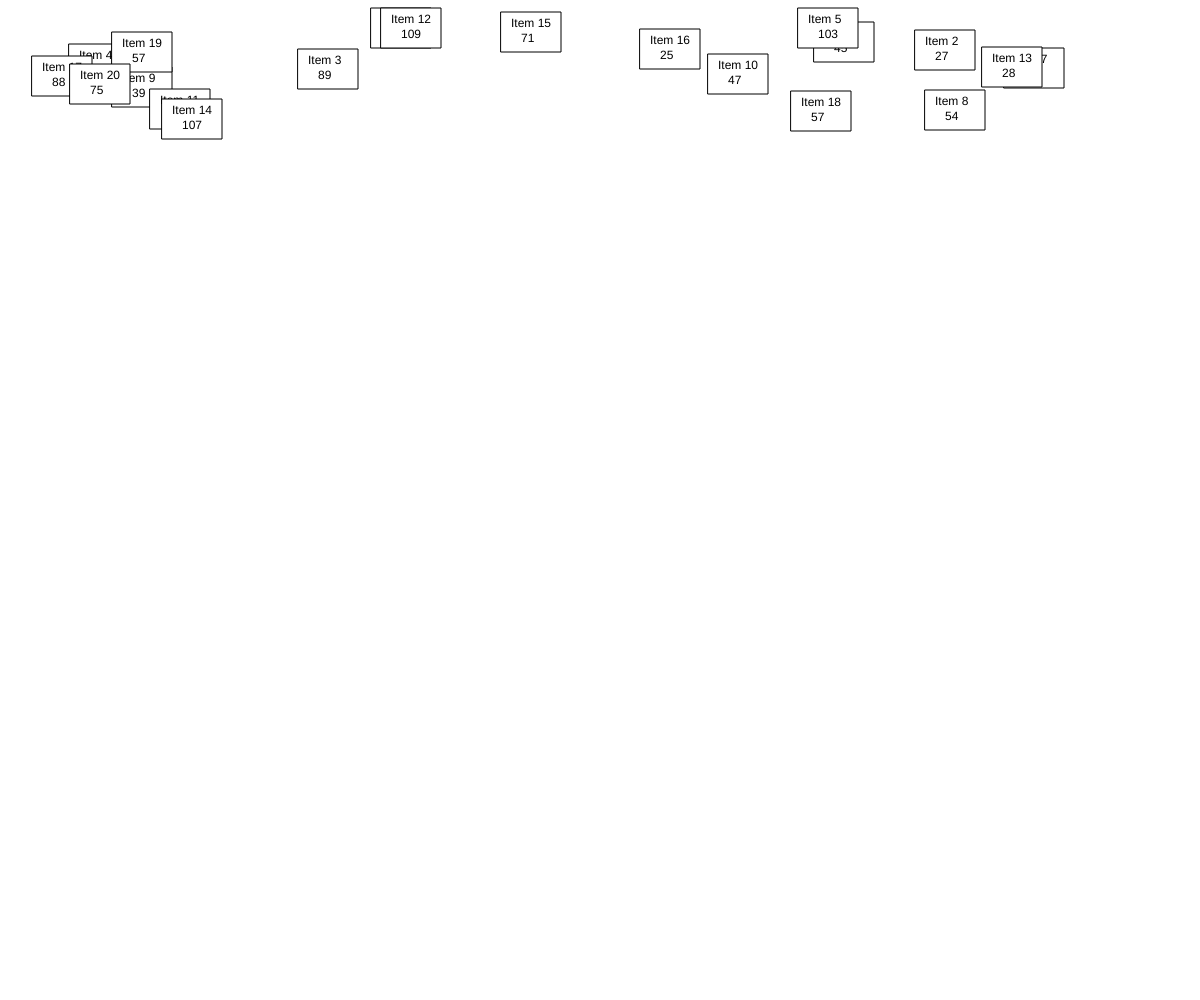
Frame 1 (no input)
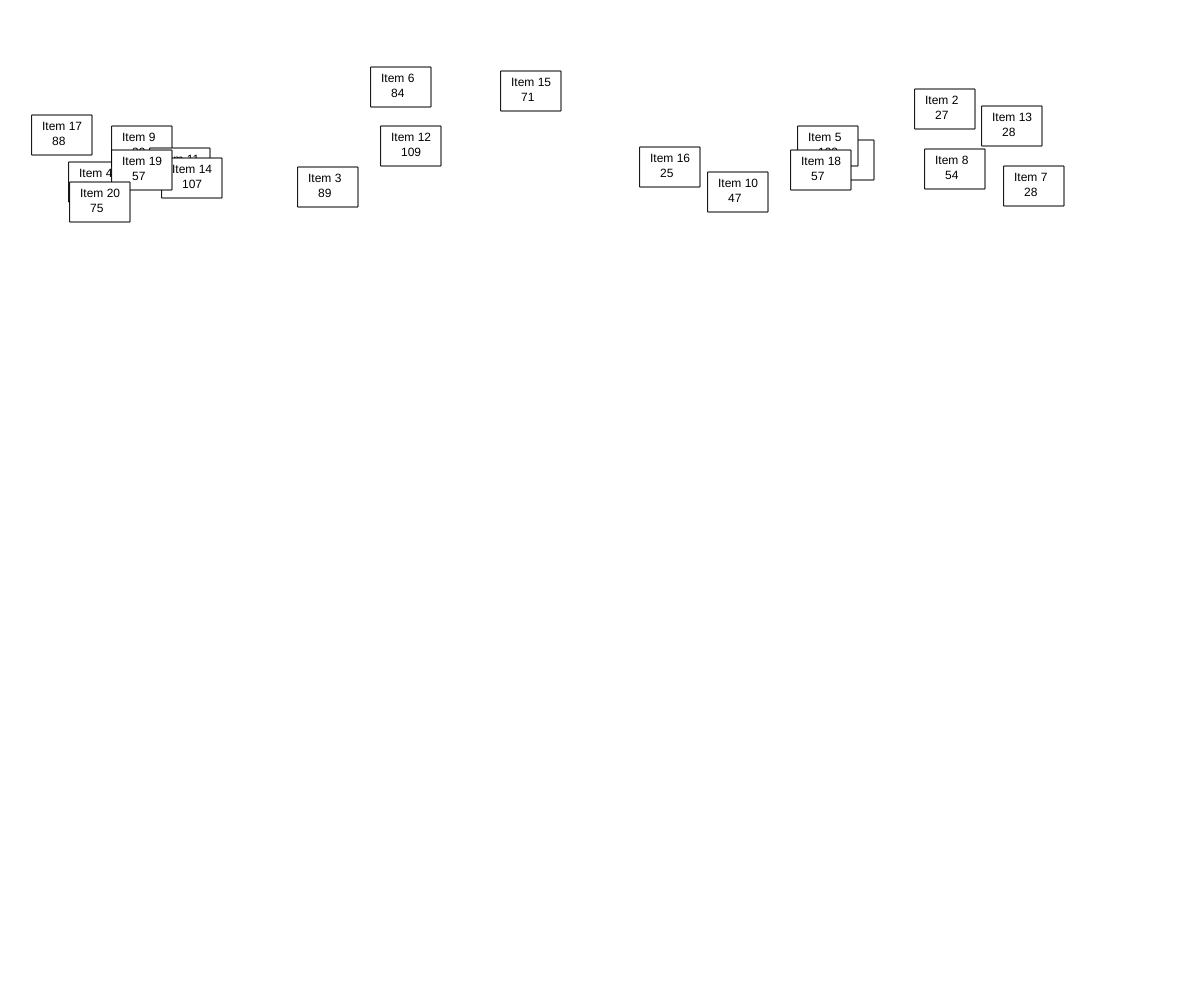
Frame 60 (no input)
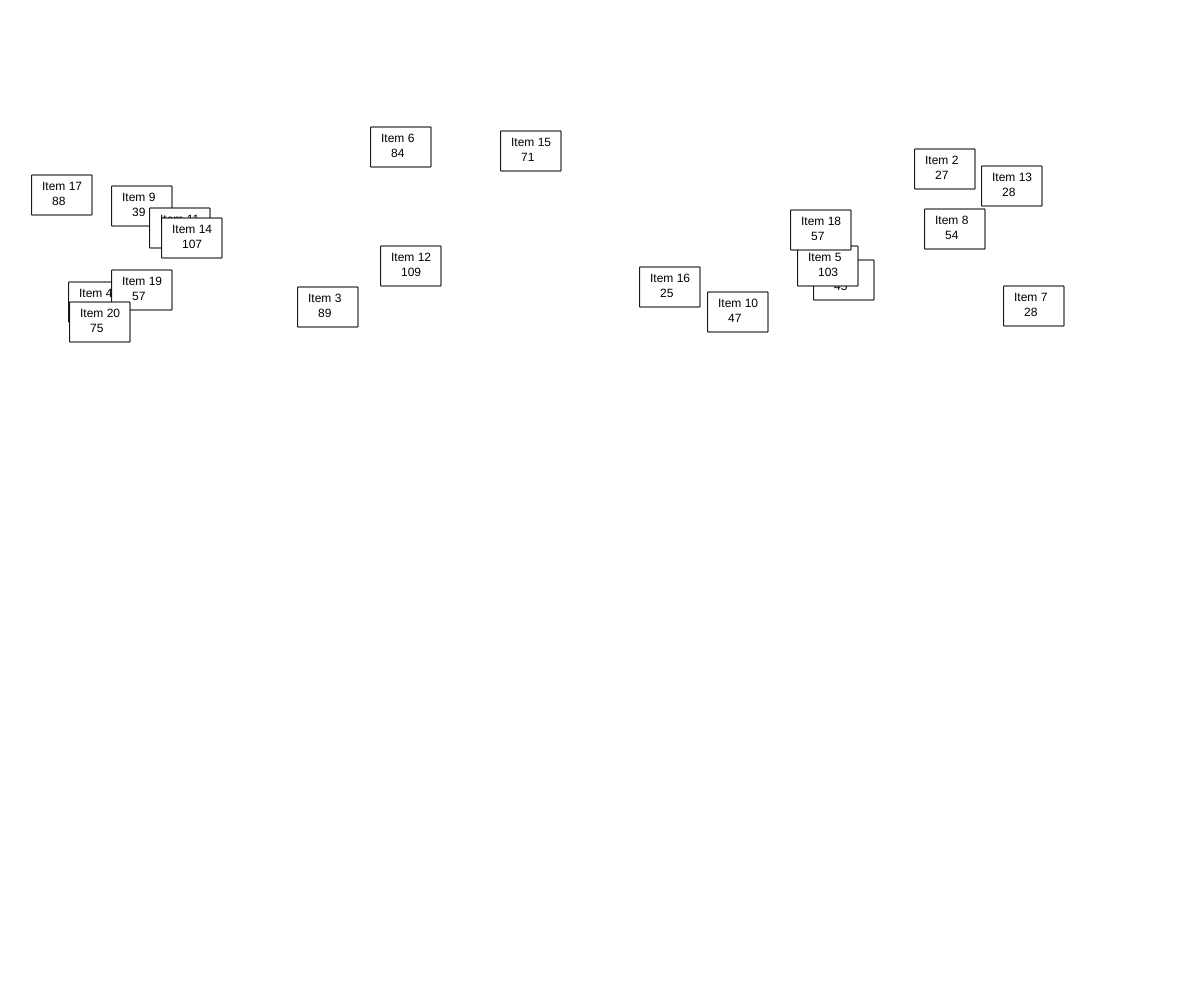
Frame 120 (the mouse pressed at the canvas centre since frame 60)

The p5.js sketch that drew these frames (run headless with seeded random() and noise() and a simulated clock; from frame 60 on, the mouse is pressed at the canvas centre):

// p5.js sketch
// ── sketch.js
// The 60 Minute Price Scanner
// Muhammad Ismail
// 3/23/2026

// Globle
let items = [];
let provinces = new Map();
let currentProv = "SK";

function setup() {
  createCanvas(windowWidth, windowHeight);

  // Phase 1
  // Creating the Iventory/Objects
  for (let i = 1; i<=20; i++){
    items.push(
      {
        x:int(random(0, width - 60)), y:int(random(0, 100)), speedY:int(random(1,3)), 
        basePrice:int(random(10, 100)), name: "Item "+ i
      }
    );
  }

  // Phase 2
  provinces.set("SK", {tax: 1.11});
  provinces.set("AB", {tax: 1.05});
  provinces.set("ON", {tax: 1.13});
}

// Phase 4
function keyPressed(){
  if(keyCode === 49) currentProv = "SK";
  if(keyCode === 50) currentProv = "AB";
  if(keyCode === 51) currentProv = "ON";
}

function draw() {
  background(255);

  // Phase 3
  let rules = provinces.get(currentProv);
  for (let i in items){
    items[i].y += items[i].speedY;
    if(items[i].y > height) items[i].y = 0;
    rect(items[i].x, items[i].y, 60, 40);
    text(items[i].name, items[i].x + 10, items[i].y + 15);
    let totalPrice = int(items[i].basePrice * rules.tax);
    text(totalPrice, items[i].x + 20, items[i].y + 30);
  }
}
